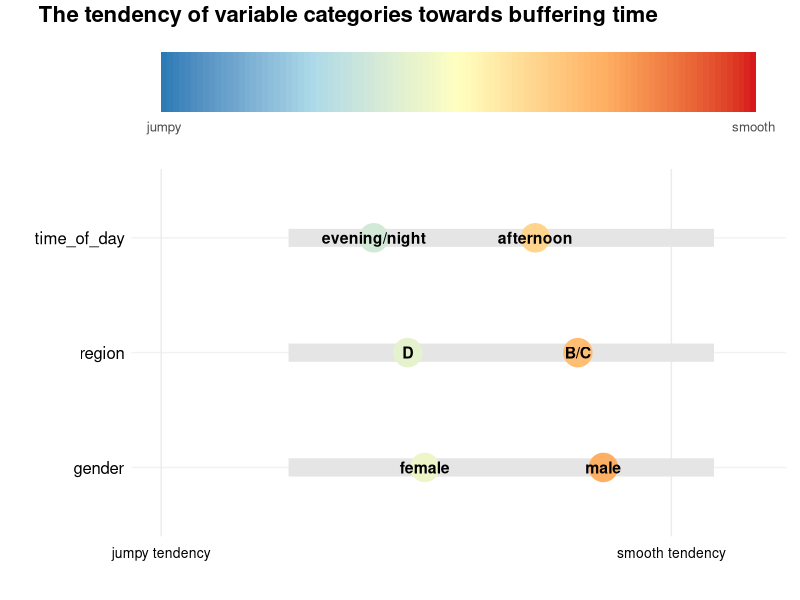

Source code (R):
library(ggplot2)
library(cowplot)
library(tidyr)

# data
set.seed(123)
data <- data.frame(
  variable = rep(c("gender", "time_of_day", "region"), each = 2),
  category = c("female", "male",
               "evening/night", "afternoon", 
               "D", "B/C"
  ),
  tendency = c(4.1, 6.2,   
               3.5, 5.4,   
               3.9, 5.9)   
)

#
color_bar <- ggplot() +
  geom_tile(data = data.frame(x = 1:100, y = 1),
            aes(x = x, y = y, fill = x), 
            show.legend = FALSE) +
  scale_fill_gradientn(colors = c("#2c7bb6", "#abd9e9", "#ffffbf", "#fdae61", "#d7191c"),
                       limits = c(1, 100)) +
  scale_x_continuous(breaks = c(1, 100),
                     labels = c("jumpy", "smooth")) +
  labs(x = "", y = "") +
  theme_minimal() +
  theme(
    axis.text.y = element_blank(),
    axis.ticks.y = element_blank(),
    panel.grid = element_blank(),
    text = element_text(size = 12),
    plot.margin = margin(t = 5, b = 5)
  )

# 
main_plot <- ggplot(data, aes(x = tendency, y = reorder(variable, -tendency), 
                              fill = tendency, color = after_scale(fill))) +
  geom_segment(aes(x = 2.5, xend = 7.5, yend = reorder(variable, -tendency)), 
               color = "gray90", linewidth = 6) +
  geom_point(shape = 21, size = 8, stroke = 1.5) +
  geom_text(aes(label = category), color = "black", fontface = "bold", size = 4) +
  scale_fill_gradientn(colors = c("#2c7bb6", "#abd9e9", "#ffffbf", "#fdae61", "#d7191c"),
                       limits = c(1, 8)) +
  scale_x_continuous(limits = c(1, 8), 
                     breaks = c(1, 7),
                     labels = c("jumpy tendency", "smooth tendency")) +
  labs(x = "", y = "") +
  theme_minimal() +
  theme(
    panel.grid.major.y = element_line(color = "grey95"),
    panel.grid.minor = element_blank(),
    legend.position = "none",
    axis.text = element_text(size = 12, color = "black"),
    axis.text.x = element_text(size = 10, margin = margin(t = 5)),
    plot.margin = margin(t = 5, b = 15, l = 10, r = 10)
  )

#
title <- ggdraw() + 
  draw_label("The tendency of variable categories towards buffering time", 
             fontface = 'bold', size = 16, x = 0, hjust = 0.15) +
  theme(plot.margin = margin(t = 0, b = 10, l = 10))

# 
final_plot <- plot_grid(
  title,
  color_bar,
  main_plot,
  ncol = 1,
  rel_heights = c(0.07, 0.2, 0.73), 
  align = "v"
)

# 
print(final_plot)